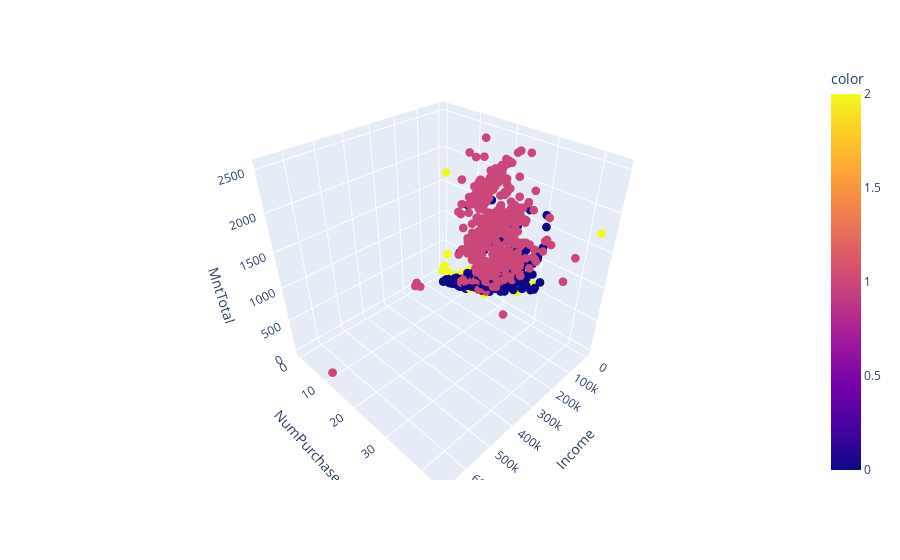

Notebook code cell kept with this figure:
### Code cell
fig = px.scatter_3d(data,
                    x='Income',
                    y='NumPurchases',
                    z='MntTotal',
                    color=cluster_labels)
fig.update_traces(marker_size=3)
fig.show()

### Figure 1 — Plotly figure (JSON) as saved in the notebook; plotly's stock layout.template omitted (floating-point values rounded to 4 significant figures; data arrays with more than 128 entries replaced by an {"elided": "..."} marker saying what was removed)
{"data": [{"hovertemplate": "Income=%{x}<br>NumPurchases=%{y}<br>MntTotal=%{z}<br>color=%{marker.color}<extra></extra>", "legendgroup": "", "marker": {"color": {"elided": "2240 int values"}, "coloraxis": "coloraxis", "size": 3, "symbol": "circle"}, "mode": "markers", "name": "", "scene": "scene", "showlegend": false, "type": "scatter3d", "x": {"elided": "2240 int values"}, "y": {"elided": "2240 int values"}, "z": {"elided": "2240 int values"}}], "layout": {"coloraxis": {"colorbar": {"title": {"text": "color"}}, "colorscale": [[0, "#0d0887"], [0.1111, "#46039f"], [0.2222, "#7201a8"], [0.3333, "#9c179e"], [0.4444, "#bd3786"], [0.5556, "#d8576b"], [0.6667, "#ed7953"], [0.7778, "#fb9f3a"], [0.8889, "#fdca26"], [1, "#f0f921"]]}, "legend": {"tracegroupgap": 0}, "margin": {"t": 60}, "scene": {"domain": {"x": [0, 1], "y": [0, 1]}, "xaxis": {"title": {"text": "Income"}}, "yaxis": {"title": {"text": "NumPurchases"}}, "zaxis": {"title": {"text": "MntTotal"}}}}}
